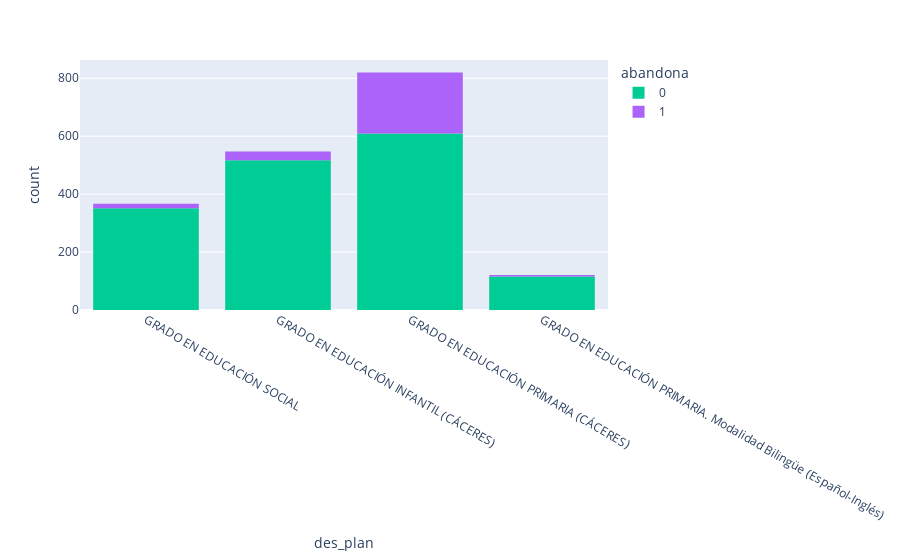
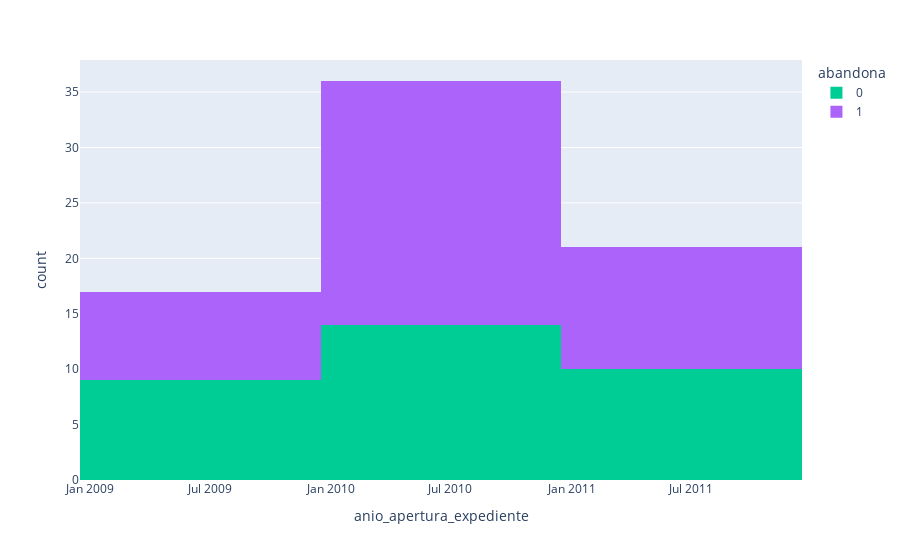
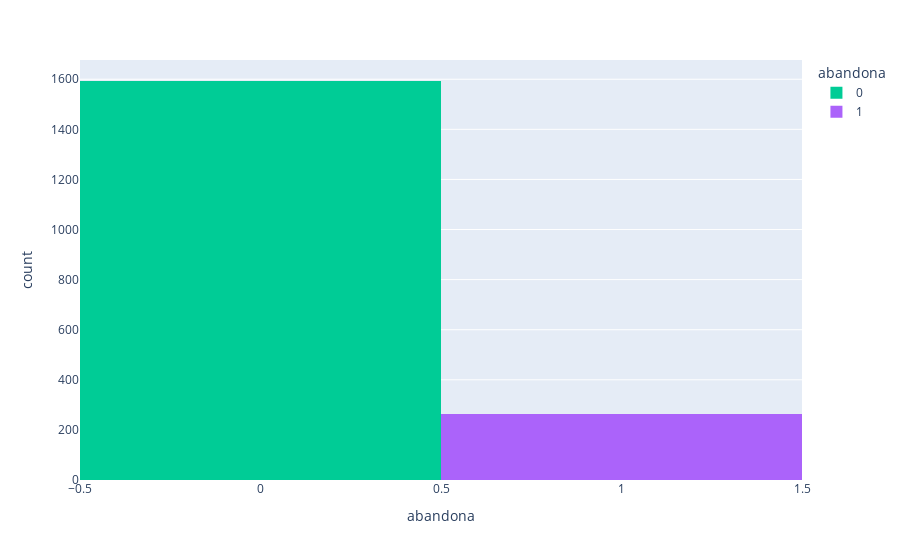
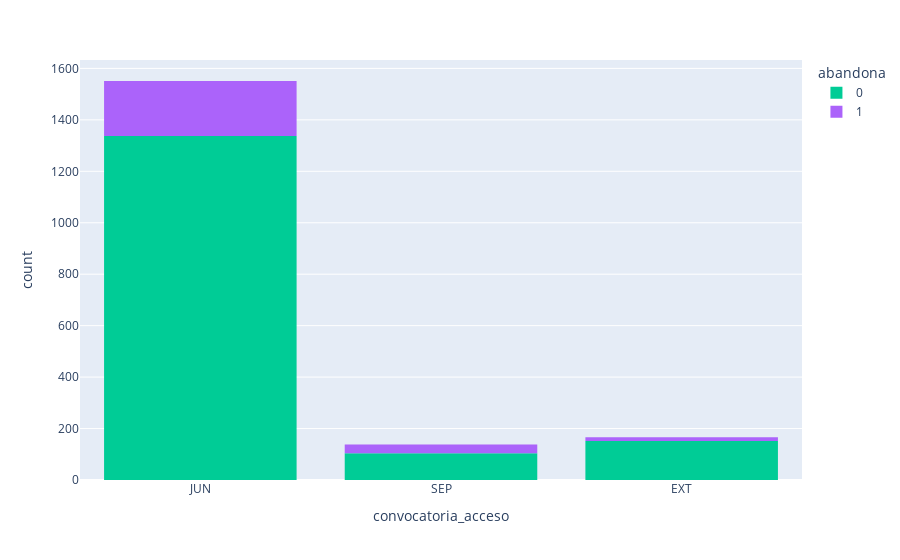

Notebook source saved alongside these figures, in order:
### Code cell
for col in categorical_cols:
    fig = px.histogram(dv_analys_record_personal_access,x=col, color='abandona',
                       color_discrete_map={'N':'Red','S':'Blue'})
    fig.show()

### Figure 1 — Plotly figure (JSON) as saved in the notebook; plotly's stock layout.template omitted (floating-point values rounded to 4 significant figures; data arrays with more than 128 entries replaced by an {"elided": "..."} marker saying what was removed)
{"data": [{"alignmentgroup": "True", "bingroup": "x", "hovertemplate": "abandona=0<br>des_plan=%{x}<br>count=%{y}<extra></extra>", "legendgroup": "0", "marker": {"color": "#00cc96"}, "name": "0", "offsetgroup": "0", "orientation": "v", "showlegend": true, "type": "histogram", "x": {"elided": "1593 str values"}, "xaxis": "x", "yaxis": "y"}, {"alignmentgroup": "True", "bingroup": "x", "hovertemplate": "abandona=1<br>des_plan=%{x}<br>count=%{y}<extra></extra>", "legendgroup": "1", "marker": {"color": "#ab63fa"}, "name": "1", "offsetgroup": "1", "orientation": "v", "showlegend": true, "type": "histogram", "x": {"elided": "262 str values"}, "xaxis": "x", "yaxis": "y"}], "layout": {"barmode": "relative", "legend": {"title": {"text": "abandona"}, "tracegroupgap": 0}, "margin": {"t": 60}, "xaxis": {"anchor": "y", "domain": [0, 1], "title": {"text": "des_plan"}}, "yaxis": {"anchor": "x", "domain": [0, 1], "title": {"text": "count"}}}}

### Figure 2 — Plotly figure (JSON) as saved in the notebook; plotly's stock layout.template omitted (floating-point values rounded to 4 significant figures; data arrays with more than 128 entries replaced by an {"elided": "..."} marker saying what was removed)
{"data": [{"alignmentgroup": "True", "bingroup": "x", "hovertemplate": "abandona=0<br>anio_apertura_expediente=%{x}<br>count=%{y}<extra></extra>", "legendgroup": "0", "marker": {"color": "#00cc96"}, "name": "0", "offsetgroup": "0", "orientation": "v", "showlegend": true, "type": "histogram", "x": {"elided": "1593 str values"}, "xaxis": "x", "yaxis": "y"}, {"alignmentgroup": "True", "bingroup": "x", "hovertemplate": "abandona=1<br>anio_apertura_expediente=%{x}<br>count=%{y}<extra></extra>", "legendgroup": "1", "marker": {"color": "#ab63fa"}, "name": "1", "offsetgroup": "1", "orientation": "v", "showlegend": true, "type": "histogram", "x": {"elided": "262 str values"}, "xaxis": "x", "yaxis": "y"}], "layout": {"barmode": "relative", "legend": {"title": {"text": "abandona"}, "tracegroupgap": 0}, "margin": {"t": 60}, "xaxis": {"anchor": "y", "domain": [0, 1], "title": {"text": "anio_apertura_expediente"}}, "yaxis": {"anchor": "x", "domain": [0, 1], "title": {"text": "count"}}}}

### Figure 3 — Plotly figure (JSON) as saved in the notebook; plotly's stock layout.template omitted (floating-point values rounded to 4 significant figures; data arrays with more than 128 entries replaced by an {"elided": "..."} marker saying what was removed)
{"data": [{"alignmentgroup": "True", "bingroup": "x", "hovertemplate": "abandona=%{x}<br>count=%{y}<extra></extra>", "legendgroup": "0", "marker": {"color": "#00cc96"}, "name": "0", "offsetgroup": "0", "orientation": "v", "showlegend": true, "type": "histogram", "x": {"elided": "1593 int values"}, "xaxis": "x", "yaxis": "y"}, {"alignmentgroup": "True", "bingroup": "x", "hovertemplate": "abandona=%{x}<br>count=%{y}<extra></extra>", "legendgroup": "1", "marker": {"color": "#ab63fa"}, "name": "1", "offsetgroup": "1", "orientation": "v", "showlegend": true, "type": "histogram", "x": {"elided": "262 int values"}, "xaxis": "x", "yaxis": "y"}], "layout": {"barmode": "relative", "legend": {"title": {"text": "abandona"}, "tracegroupgap": 0}, "margin": {"t": 60}, "xaxis": {"anchor": "y", "categoryarray": [0, 1], "categoryorder": "array", "domain": [0, 1], "title": {"text": "abandona"}}, "yaxis": {"anchor": "x", "domain": [0, 1], "title": {"text": "count"}}}}

### Figure 4 — Plotly figure (JSON) as saved in the notebook; plotly's stock layout.template omitted (floating-point values rounded to 4 significant figures; data arrays with more than 128 entries replaced by an {"elided": "..."} marker saying what was removed)
{"data": [{"alignmentgroup": "True", "bingroup": "x", "hovertemplate": "abandona=0<br>convocatoria_acceso=%{x}<br>count=%{y}<extra></extra>", "legendgroup": "0", "marker": {"color": "#00cc96"}, "name": "0", "offsetgroup": "0", "orientation": "v", "showlegend": true, "type": "histogram", "x": {"elided": "1593 str values"}, "xaxis": "x", "yaxis": "y"}, {"alignmentgroup": "True", "bingroup": "x", "hovertemplate": "abandona=1<br>convocatoria_acceso=%{x}<br>count=%{y}<extra></extra>", "legendgroup": "1", "marker": {"color": "#ab63fa"}, "name": "1", "offsetgroup": "1", "orientation": "v", "showlegend": true, "type": "histogram", "x": {"elided": "262 str values"}, "xaxis": "x", "yaxis": "y"}], "layout": {"barmode": "relative", "legend": {"title": {"text": "abandona"}, "tracegroupgap": 0}, "margin": {"t": 60}, "xaxis": {"anchor": "y", "domain": [0, 1], "title": {"text": "convocatoria_acceso"}}, "yaxis": {"anchor": "x", "domain": [0, 1], "title": {"text": "count"}}}}
